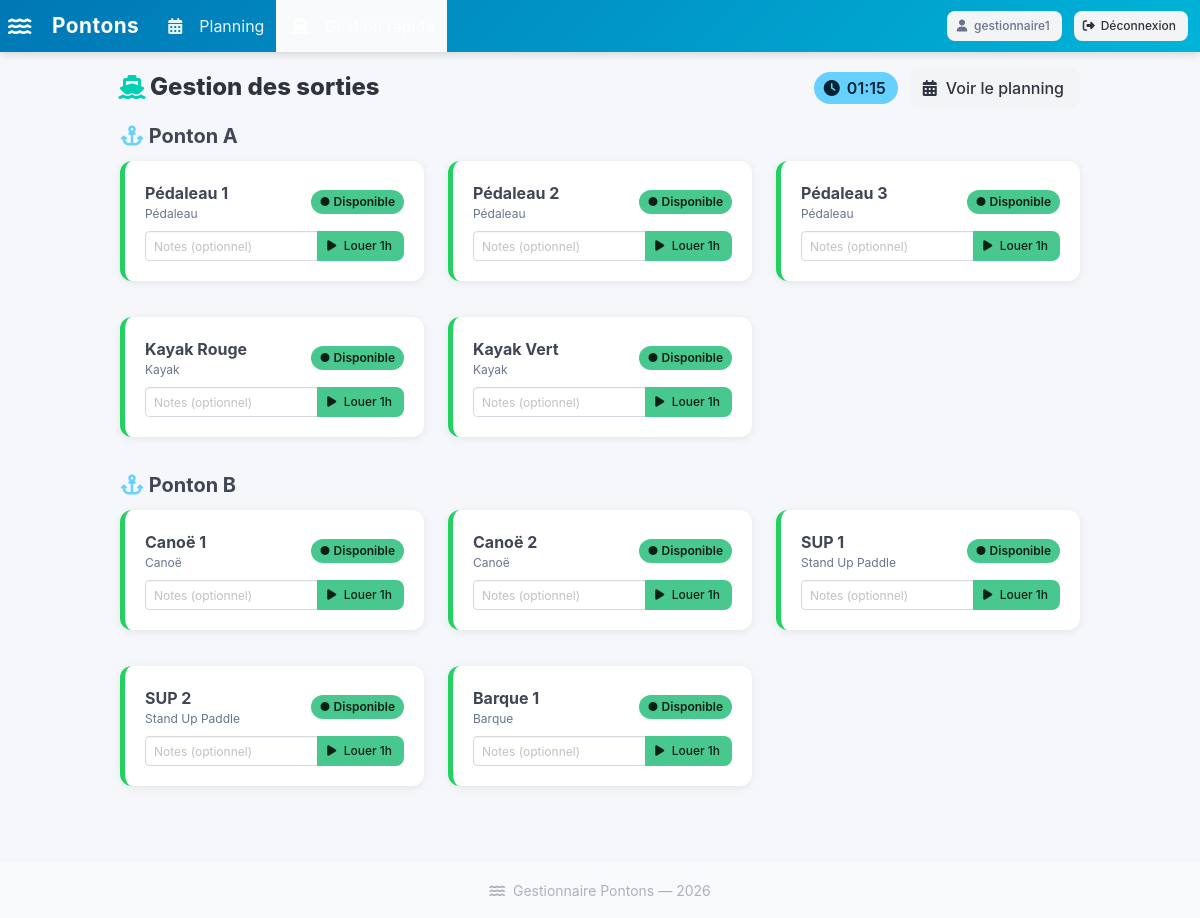
The page /gestionnaire/ (signed in) on the database its author committed.
### pontons/models.py (models this page shows, shortened)
class Ponton(models.Model):
    nom = models.CharField(max_length=100)
    description = models.TextField(blank=True)
    ordre = models.PositiveIntegerField(default=0)
    actif = models.BooleanField(default=True)
    class Meta:
        ordering = ['ordre', 'nom']
        verbose_name = 'Ponton'
        verbose_name_plural = 'Pontons'

class Embarcation(models.Model):
    TYPE_CHOICES = [
        ('pedalo', 'Pédaleau'),
        ('kayak', 'Kayak'),
        ('canoe', 'Canoë'),
        ('barque', 'Barque'),
        ('sup', 'Stand Up Paddle'),
        ('autre', 'Autre'),
    ]
    nom = models.CharField(max_length=100)
    type_embarcation = models.CharField(max_length=20, choices=TYPE_CHOICES, default='pedalo')
    ponton = models.ForeignKey(Ponton, on_delete=models.CASCADE, related_name='embarcations')
    couleur = models.CharField(max_length=7, default='#3273dc', help_text='Couleur hex ex: #3273dc')
    actif = models.BooleanField(default=True)
    ordre = models.PositiveIntegerField(default=0)
    class Meta:
        ordering = ['ponton', 'ordre', 'nom']
        verbose_name = 'Embarcation'
        verbose_name_plural = 'Embarcations'
    def location_en_cours(self):
        now = timezone.now()
        return self.locations.filter(heure_debut__lte=now, heure_fin__gt=now).first()

### pontons/views.py (the view)
        @login_required
        def _wrapped(request, *args, **kwargs):
            role = get_user_role(request.user)
            if role not in roles and not request.user.is_superuser:
                messages.error(request, "Accès refusé : droits insuffisants.")
                return redirect('planning')
            return view_func(request, *args, **kwargs)

### pontons/views.py (called while the page is built)
def get_user_role(user):
    if user.is_superuser:
        return 'admin'
    try:
        return user.profile.role
    except UserProfile.DoesNotExist:
        return 'visiteur'

def require_role(*roles):
    def decorator(view_func):
        @login_required
        def _wrapped(request, *args, **kwargs):
            role = get_user_role(request.user)
            if role not in roles and not request.user.is_superuser:
                messages.error(request, "Accès refusé : droits insuffisants.")
                return redirect('planning')
            return view_func(request, *args, **kwargs)
        return _wrapped
    return decorator

@require_role('admin', 'gestionnaire')
def gestionnaire(request):
    pontons = Ponton.objects.filter(actif=True).prefetch_related('embarcations')
    now = timezone.now()
    embarcations_status = []
    for ponton in pontons:
        embs = []
        for emb in ponton.embarcations.filter(actif=True):
            loc = emb.location_en_cours()
            embs.append({
                'embarcation': emb,
                'louee': loc is not None,
                'location': loc,
                'retour': timezone.localtime(loc.heure_fin).strftime('%H:%M') if loc else None,
            })
        embarcations_status.append({'ponton': ponton, 'embarcations': embs})
    return render(request, 'pontons/gestionnaire.html', {
        'embarcations_status': embarcations_status,
        'now': timezone.localtime(now),
        'role': get_user_role(request.user),
    })

### templates/pontons/gestionnaire.html (shortened to what this page needs)
{% extends 'base.html' %}
{% block content %}
<section class="section py-4">
  <div class="container">
    <div class="level mb-4">
      <div class="level-left">
        <div class="level-item">
          <h1 class="title is-4">
            <span class="icon-text">
              <span class="icon has-text-primary"><i class="fas fa-ship"></i></span>
              <span>Gestion des sorties</span>
            </span>
          </h1>
        </div>
      </div>
      <div class="level-right">
        <div class="level-item">
          <span class="tag is-info is-medium" id="live-clock">
            <span class="icon"><i class="fas fa-clock"></i></span>
            <span>{{ now|time:"H:i" }}</span>
          </span>
        </div>
        <div class="level-item">
          <a href="{% url 'planning' %}" class="button is-light">
            <span class="icon"><i class="fas fa-calendar-alt"></i></span>
            <span>Voir le planning</span>
          </a>
        </div>
      </div>
    </div>
    {% for ponton_data in embarcations_status %}
    <div class="mb-5">
      <h2 class="subtitle is-5 has-text-weight-bold mb-3">
        <span class="icon has-text-info"><i class="fas fa-anchor"></i></span>
        {{ ponton_data.ponton.nom }}
      </h2>
      <div class="columns is-multiline">
        {% for item in ponton_data.embarcations %}
        <div class="column is-12-mobile is-6-tablet is-4-desktop">
          <div class="emb-card {% if item.louee %}is-rented{% else %}is-available{% endif %}">
            <div class="level is-mobile mb-2">
              <div class="level-left">
                <div class="level-item">
                  <div>
                    <p class="has-text-weight-bold">{{ item.embarcation.nom }}</p>
                    <p class="has-text-grey is-size-7">{{ item.embarcation.get_type_embarcation_display }}</p>
                  </div>
                </div>
              </div>
              <div class="level-right">
                <div class="level-item">
                  {% if item.louee %}
                    <span class="tag is-danger">
                      <span class="pulse mr-1">●</span> Sortie
                    </span>
                  {% else %}
                    <span class="tag is-success">
                      ● Disponible
                    </span>
                  {% endif %}
                </div>
              </div>
            </div>
            {% if item.louee %}
              <p class="is-size-7 has-text-grey mb-3">
                <span class="icon"><i class="fas fa-undo"></i></span>
                Retour prévu à <strong>{{ item.retour }}</strong>
                {% if item.location.notes %} — {{ item.location.notes }}{% endif %}
              </p>
              <form method="post" action="{% url 'retour_embarcation' item.embarcation.pk %}">
                {% csrf_token %}
                <button type="submit" class="button is-warning is-small is-fullwidth">
                  <span class="icon"><i class="fas fa-flag-checkered"></i></span>
                  <span>Marquer retour anticipé</span>
                </button>
              </form>
            {% else %}
              <form method="post" action="{% url 'louer_embarcation' item.embarcation.pk %}">
                <div class="field has-addons">
                  <div class="control is-expanded">
                    <input type="text" name="notes" class="input is-small" placeholder="Notes (optionnel)">
                  </div>
                  <div class="control">
                    <button type="submit" class="button is-success is-small">
                      <span class="icon"><i class="fas fa-play"></i></span>
                      <span>Louer 1h</span>
                    </button>
                  </div>
                </div>
              </form>
            {% endif %}
          </div>
        </div>
        {% empty %}
          <div class="column">
            <p class="has-text-grey-light">Aucune embarcation sur ce ponton.</p>
          </div>
        {% endfor %}
      </div>
    </div>
    {% empty %}
      <div class="notification is-info is-light">
        Aucun ponton configuré.
        {% if role == 'admin' %}<a href="{% url 'admin_pontons' %}">Créer un ponton</a>{% endif %}
      </div>
    {% endfor %}
  </div>
</section>
{% endblock %}

### templates/base.html (shortened to what this page needs)
<!DOCTYPE html>
<html lang="fr">
<head>
  <link rel="stylesheet" href="https://cdn.jsdelivr.net/npm/bulma@1.0.2/css/bulma.min.css">
  <link rel="stylesheet" href="https://cdnjs.cloudflare.com/ajax/libs/font-awesome/6.5.0/css/all.min.css">
</head>
<body>
<nav class="navbar" role="navigation" aria-label="navigation principale">
  <div class="navbar-brand">
    <a class="navbar-item" href="{% url 'planning' %}">
      <span class="icon mr-2"><i class="fas fa-water"></i></span>
      Pontons
    </a>
  </div>
  <div id="navMenu" class="navbar-menu">
    <div class="navbar-start">
      <a class="navbar-item {% if request.resolver_match.url_name == 'planning' %}has-background-white-bis{% endif %}" href="{% url 'planning' %}">
        <span class="icon"><i class="fas fa-calendar-alt"></i></span>
        <span>Planning</span>
      </a>
      {% if user.is_authenticated %}
        {% if role == 'gestionnaire' or role == 'admin' or user.is_superuser %}
        <a class="navbar-item {% if 'gestionnaire' in request.resolver_match.url_name %}has-background-white-bis{% endif %}" href="{% url 'gestionnaire' %}">
          <span class="icon"><i class="fas fa-ship"></i></span>
          <span>Gestion rapide</span>
        </a>
        {% endif %}
      {% endif %}
    </div>
    <div class="navbar-end">
      <div class="navbar-item">
        {% if user.is_authenticated %}
          <div class="buttons">
            <span class="button is-light is-small is-static">
              <span class="icon"><i class="fas fa-user"></i></span>
              <span>{{ user.username }}</span>
            </span>
            <form method="post" action="{% url 'logout' %}" style="display:inline;">
              <button type="submit" class="button is-light is-small">
                <span class="icon"><i class="fas fa-sign-out-alt"></i></span>
                <span>Déconnexion</span>
              </button>
            </form>
          </div>
        {% else %}
          <a href="{% url 'login' %}" class="button is-light is-small">
            <span class="icon"><i class="fas fa-sign-in-alt"></i></span>
            <span>Connexion</span>
          </a>
        {% endif %}
      </div>
    </div>
  </div>
</nav>
<main>
  {% block content %}{% endblock %}
</main>
<footer class="footer py-4 mt-5">
  <div class="content has-text-centered has-text-grey-light">
    <small><i class="fas fa-water mr-1"></i> Gestionnaire Pontons &mdash; {% now "Y" %}</small>
  </div>
</footer>
</body>
</html>

### templates/base.html (style rules this page uses)
:root { --color-primary: #00b4d8; --color-secondary: #0077b6; --color-available: #23d160; --color-rented: #ff3860; }
html { scroll-behavior: smooth; }
body { background: #f5f7fa; min-height: 100vh; }
.navbar { background: linear-gradient(135deg, #0077b6, #00b4d8); box-shadow: 0 2px 8px rgba(0,0,0,0.15); }
.navbar-brand .navbar-item { font-size: 1.3rem; font-weight: 700; color: #fff !important; letter-spacing: 0.5px; }
.navbar-item, .navbar-link { color: rgba(255,255,255,0.9) !important; }
.emb-card { border-radius: 12px; padding: 1.25rem; margin-bottom: 0.75rem; border-left: 5px solid transparent; background: #fff; box-shadow: 0 2px 8px rgba(0,0,0,0.07); transition: all 0.2s; }
.emb-card.is-available { border-left-color: var(--color-available); }
.button { border-radius: 8px; font-weight: 500; }
.tag { border-radius: 20px; font-weight: 600; }
footer { margin-top: auto; }

### rows shown on the page
Ponton: ponton.nom "Ponton A"
Embarcation: embarcation.nom "Pédaleau 1", embarcation.type_embarcation "Pédaleau"
Embarcation: embarcation.nom "Pédaleau 2", embarcation.type_embarcation "Pédaleau"
Embarcation: embarcation.nom "Pédaleau 3", embarcation.type_embarcation "Pédaleau"
Embarcation: embarcation.nom "Kayak Rouge", embarcation.type_embarcation "Kayak"
Embarcation: embarcation.nom "Kayak Vert", embarcation.type_embarcation "Kayak"
Ponton: ponton.nom "Ponton B"
Embarcation: embarcation.nom "Canoë 1", embarcation.type_embarcation "Canoë"
Embarcation: embarcation.nom "Canoë 2", embarcation.type_embarcation "Canoë"
Embarcation: embarcation.nom "SUP 1", embarcation.type_embarcation "Stand Up Paddle"
Embarcation: embarcation.nom "SUP 2", embarcation.type_embarcation "Stand Up Paddle"
Embarcation: embarcation.nom "Barque 1", embarcation.type_embarcation "Barque"

### other values the page prints
{{ user.username }} "gestionnaire1"
{{ now|time:"H:i" }} "01:15"
